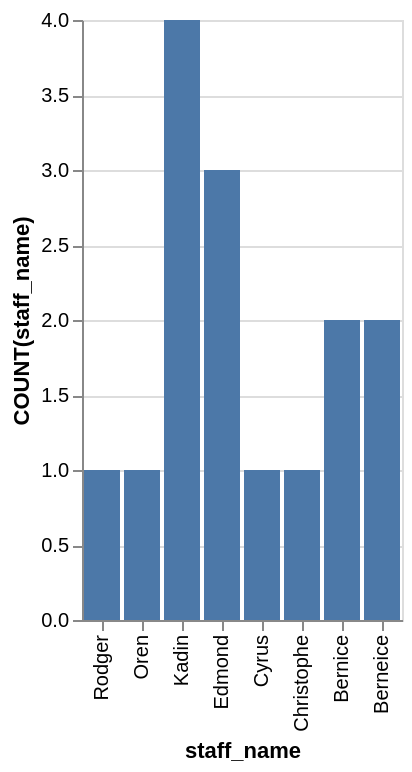

The Vega-Lite source for this figure:
### Vega-Lite specification from a JSON file in a GitHub repository (floating-point values rounded to 4 significant figures)
{"data": {"values": [{"x_data": "Rodger", "y_data": 1}, {"x_data": "Oren", "y_data": 1}, {"x_data": "Kadin", "y_data": 4}, {"x_data": "Edmond", "y_data": 3}, {"x_data": "Cyrus", "y_data": 1}, {"x_data": "Christophe", "y_data": 1}, {"x_data": "Bernice", "y_data": 2}, {"x_data": "Berneice", "y_data": 2}]}, "mark": "bar", "encoding": {"x": {"field": "x_data", "type": "nominal", "title": "staff_name", "sort": "descending"}, "y": {"field": "y_data", "type": "quantitative", "title": "COUNT(staff_name)"}}}
